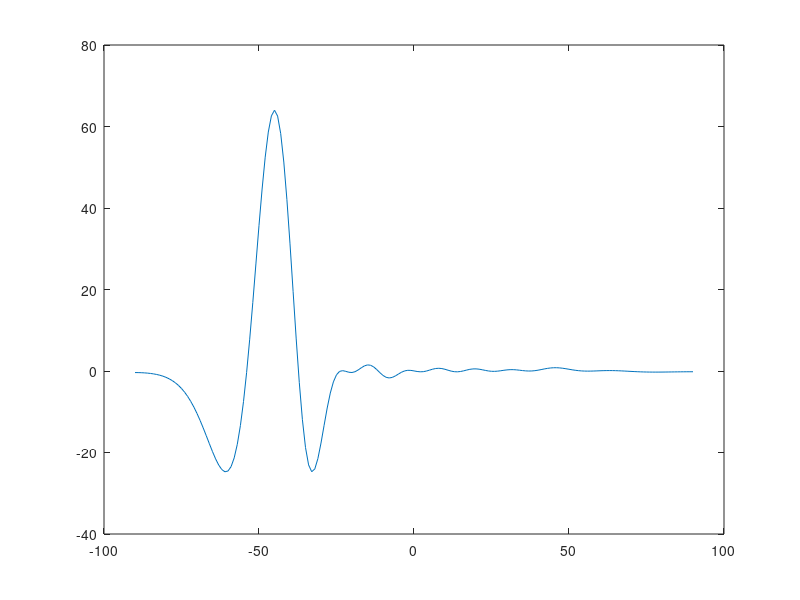

Write MATLAB code to recreate this figure. (Note: this script raises an error after producing the figure.)
%2D FFT beamforming
%clc;
%clear all;
%close all;
c=3e8;
%frequency and wavelength of observing source
f=1420e6;
lambda=c/f;
ls = 2;
%distance between antennas in y direction
dx = lambda/ls;
%distance between antennas in x direction
dy = lambda/ls;
%propagation constant
k = 2*pi/lambda;
%Number of antennas in y direction
M = 8;
%Number of antennas in x direction
N = 8;

%Find maximun of M and N and create a square matrix of max of M and N if M and N are not equal
if (M == N)
  A =  ones(M,N);
else 
  r = max(M,N);
B = oneon
sourcedird = -30;s(r,r);
A = ones(M,N);
%Amplitudes of each antenna in 8X8 array: 64 elements
A(size(B,1), size(B,2)) = 0;
endif

%Zenith angle
thetad1 = -90:1:90;
thetar1 = deg2rad(thetad1);
%Azimuth angle
phi1 = 220;
phir1 = deg2rad(phi1);

%Initial Array Factor 
AFx = 0;
AFy = 0;
w =  zeros(1,M);
z = zeros(1,N);
%AF for all the columns
m = 1:1:M;
y = 1;
n = 1:1:N;
x = 1;
phir = phir1;
  %Source direction
sourcedird = -45;
sourcedirr = deg2rad(sourcedird);

%Progressive Phase shift in y and x direction 
delta1 = -k.*dx.*sin(sourcedirr).*cos(phir);
delta2 = -k.*dy.*sin(sourcedirr).*sin(phir);
 for p =  1:length(thetar1)
 wz9x = A(x,m).*exp(1i.*(m-1).*(k.*dx.*sin(thetar1(p)).*cos(phir)+delta1)); 
 AFx(p) = sum(wz9x);
endfor
 for q =  1:length(thetar1)
 wz9y1 = A(y,n).*exp(1i.*(n-1).*(k.*dy.*sin(thetar1(q)).*sin(phir)+delta2)); 
 AFy(q) = sum(wz9y1);
endfor


AF = AFx.*AFy;
plot(thetad1,AF);
 [maxP,maxIdx]=max(AF);
 fprintf('Maximum value %f at theta=%f\n',maxP,thetad(maxIdx));
ylabel('Array factor of x');
xlabel('zenith- -90 to 90,az- 0 and 180');
title('Array factor')